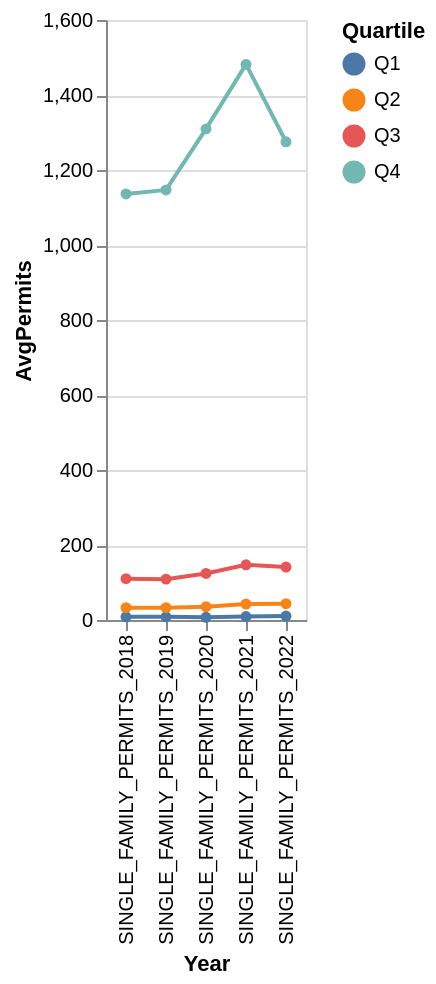

The notebook cell saved with this chart:
### Code cell
#Trend line of permits per year by quartile
#Create subdataframes for each quartile of recent_permits_df
permits_q1_df = recent_permits_df[recent_permits_df["SINGLE_FAMILY_PERMITS_2020"] <= 15.000000].reset_index(drop=True)
permits_q2_df = recent_permits_df[(recent_permits_df["SINGLE_FAMILY_PERMITS_2020"] <= 64.000000) & (recent_permits_df["SINGLE_FAMILY_PERMITS_2020"] > 15.000000)].reset_index(drop=True)
permits_q3_df = recent_permits_df[(recent_permits_df["SINGLE_FAMILY_PERMITS_2020"] <= 227.000000) & (recent_permits_df["SINGLE_FAMILY_PERMITS_2020"] > 64.000000)].reset_index(drop=True)
permits_q4_df = recent_permits_df[recent_permits_df["SINGLE_FAMILY_PERMITS_2020"] > 227.000000].reset_index(drop=True)
#Create trend series of averages per year
permits_trend_q1 = permits_q1_df[["SINGLE_FAMILY_PERMITS_2018","SINGLE_FAMILY_PERMITS_2019","SINGLE_FAMILY_PERMITS_2020", "SINGLE_FAMILY_PERMITS_2021", "SINGLE_FAMILY_PERMITS_2022"]].mean()
permits_trend_q2 = permits_q2_df[["SINGLE_FAMILY_PERMITS_2018","SINGLE_FAMILY_PERMITS_2019","SINGLE_FAMILY_PERMITS_2020", "SINGLE_FAMILY_PERMITS_2021", "SINGLE_FAMILY_PERMITS_2022"]].mean()
permits_trend_q3 = permits_q3_df[["SINGLE_FAMILY_PERMITS_2018","SINGLE_FAMILY_PERMITS_2019","SINGLE_FAMILY_PERMITS_2020", "SINGLE_FAMILY_PERMITS_2021", "SINGLE_FAMILY_PERMITS_2022"]].mean()
permits_trend_q4 = permits_q4_df[["SINGLE_FAMILY_PERMITS_2018","SINGLE_FAMILY_PERMITS_2019","SINGLE_FAMILY_PERMITS_2020", "SINGLE_FAMILY_PERMITS_2021", "SINGLE_FAMILY_PERMITS_2022"]].mean()
#Combine series into trends df
permit_trends_df = pd.DataFrame({"Q1":permits_trend_q1, "Q2":permits_trend_q2, "Q3":permits_trend_q3, "Q4":permits_trend_q4})
#Set Year as index for chart
permit_trends_df_reset = permit_trends_df.reset_index().rename(columns={"index":"Year"})
#Create chart
alt.Chart(permit_trends_df_reset).transform_fold(
    ["Q1", "Q2", "Q3", "Q4"],
    as_=["Quartile", "AvgPermits"]
).mark_line(point=True).encode(
    x="Year:O",
    y="AvgPermits:Q",
    color="Quartile:N"
)

### Figure 1 — Vega-Lite specification as saved in the notebook (floating-point values rounded to 4 significant figures)
{"config": {"view": {"continuousWidth": 300, "continuousHeight": 300}}, "data": {"name": "data-e0216cd754272a80df25baa1fa7ada8b"}, "mark": {"type": "line", "point": true}, "encoding": {"color": {"field": "Quartile", "type": "nominal"}, "x": {"field": "Year", "type": "ordinal"}, "y": {"field": "AvgPermits", "type": "quantitative"}}, "transform": [{"fold": ["Q1", "Q2", "Q3", "Q4"], "as": ["Quartile", "AvgPermits"]}], "$schema": "https://vega.github.io/schema/vega-lite/v5.20.1.json", "datasets": {"data-e0216cd754272a80df25baa1fa7ada8b": [{"Year": "SINGLE_FAMILY_PERMITS_2018", "Q1": 8.562, "Q2": 32.86, "Q3": 110.3, "Q4": 1136.0}, {"Year": "SINGLE_FAMILY_PERMITS_2019", "Q1": 8.405, "Q2": 32.94, "Q3": 109.0, "Q4": 1147.0}, {"Year": "SINGLE_FAMILY_PERMITS_2020", "Q1": 7.178, "Q2": 35.36, "Q3": 124.2, "Q4": 1310.0}, {"Year": "SINGLE_FAMILY_PERMITS_2021", "Q1": 9.28, "Q2": 42.43, "Q3": 147.3, "Q4": 1482.0}, {"Year": "SINGLE_FAMILY_PERMITS_2022", "Q1": 10.5, "Q2": 43.46, "Q3": 141.3, "Q4": 1275.0}]}}
